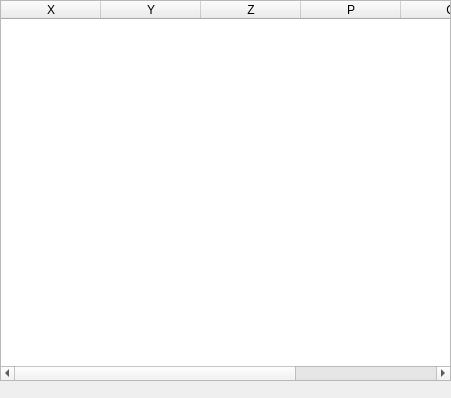
<?xml version="1.0" encoding="UTF-8"?>
<ui version="4.0">
 <class>ShowAllImageForm</class>
 <widget class="QWidget" name="ShowAllImageForm">
  <property name="geometry">
   <rect>
    <x>0</x>
    <y>0</y>
    <width>451</width>
    <height>398</height>
   </rect>
  </property>
  <property name="windowTitle">
   <string>Form</string>
  </property>
  <widget class="QTableWidget" name="tableWidget">
   <property name="geometry">
    <rect>
     <x>0</x>
     <y>0</y>
     <width>451</width>
     <height>381</height>
    </rect>
   </property>
   <property name="selectionMode">
    <enum>QAbstractItemView::SelectionMode::SingleSelection</enum>
   </property>
   <property name="selectionBehavior">
    <enum>QAbstractItemView::SelectionBehavior::SelectRows</enum>
   </property>
   <column>
    <property name="text">
     <string>X</string>
    </property>
   </column>
   <column>
    <property name="text">
     <string>Y</string>
    </property>
   </column>
   <column>
    <property name="text">
     <string>Z</string>
    </property>
   </column>
   <column>
    <property name="text">
     <string>P</string>
    </property>
   </column>
   <column>
    <property name="text">
     <string>Q</string>
    </property>
   </column>
   <column>
    <property name="text">
     <string>R</string>
    </property>
   </column>
  </widget>
 </widget>
 <resources/>
 <connections/>
</ui>
